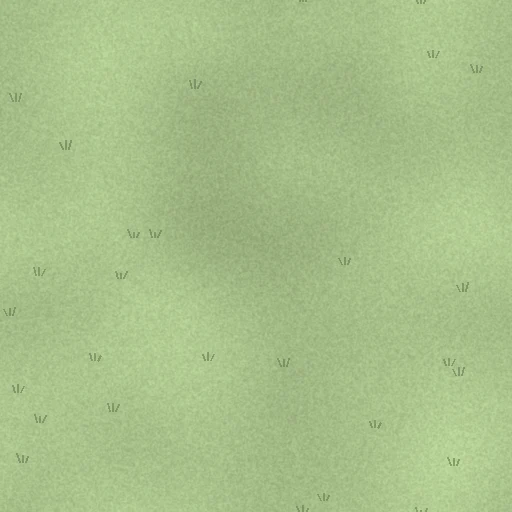
#> input picture app/src/assets/ink/ground/spring.webp, 512 x 512 px, found by its file name; its folder holds 4 pictures in this run
$ python ground_simple.py out.png
#> lines starting #> are read from the running program, lines starting #| are printed output that depends on the picture
import numpy as np, random, sys
from PIL import Image, ImageDraw, ImageFilter
G='/Users/brandoncf/Documents/code/thornwood/app/src/assets/ink/ground/'
OUT=sys.argv[1]; N=512
def tile_blur(a, r):
    f=np.fft.fftfreq(N); k=np.exp(-2*(np.pi*r)**2*(f[:,None]**2+f[None,:]**2))
    return np.real(np.fft.ifft2(np.fft.fft2(a.astype(np.float64))*k))
for s,tick in [('spring','grass'),('summer','grass'),('autumn','dot'),('winter','dot')]:
    old=np.asarray(Image.open(G+s+'.webp').convert('RGB').resize((N,N)),dtype=np.float32)
    base=np.median(old.reshape(-1,3),axis=0)
#> base = [168, 193, 138]
    rng=np.random.default_rng(7)
    mott=tile_blur((rng.random((N,N))*255).astype(np.uint8),40); mott=(mott-mott.mean())/mott.std()
    grain=tile_blur((rng.random((N,N))*255).astype(np.uint8),.7); grain=(grain-grain.mean())/grain.std()
    img=base[None,None,:]*(1+.035*mott[...,None]+.025*grain[...,None])
    img=Image.fromarray(np.clip(img,0,255).astype(np.uint8))
#> img: PIL image 512x512 RGB
    # sparse ink marks, drawn on a 3x3 canvas so they wrap
    ink=tuple(int(c*.62) for c in base)
#> ink = (104, 119, 85)
    big=Image.new('RGBA',(3*N,3*N)); d=ImageDraw.Draw(big); random.seed(3)
#> after `big = Image.new('RGBA', (3 * N, 3 * N))`: big: PIL image 1536x1536 RGBA; every value is 0
    for _ in range(26):
        x,y=random.uniform(0,N),random.uniform(0,N)
        for ox in (0,N,2*N):
            for oy in (0,N,2*N):
                X,Y=x+ox,y+oy
                if tick=='grass':
                    for k in (-1,0,1):
                        h=random.uniform(5,9); d.line([(X+k*3,Y),(X+k*3+k*2.5,Y-h)],fill=ink+(150,),width=2)
                else:
                    d.ellipse([X-1.6,Y-1.6,X+1.6,Y+1.6],fill=ink+(140,))
    marks=big.crop((N,N,2*N,2*N))
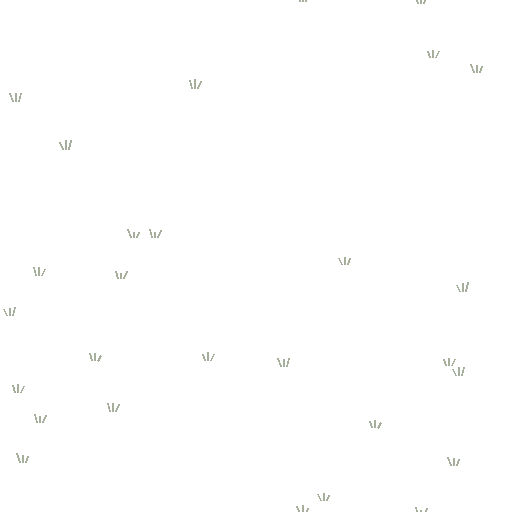
#> marks: PIL image 512x512 RGBA; mean R, G, B, A 0.5, 0.5, 0.4, 0.7; transparent parts drawn white
    img=img.convert('RGBA'); img.alpha_composite(marks)
    img.convert('RGB').save(f'{OUT}/{s}.webp',quality=88)
    print(s,base.astype(int))
#| spring [168 193 138]
#> pass 2 of the loop `for s,tick in [('spring','grass'),('summer','grass'),('autumn','dot'),..`:
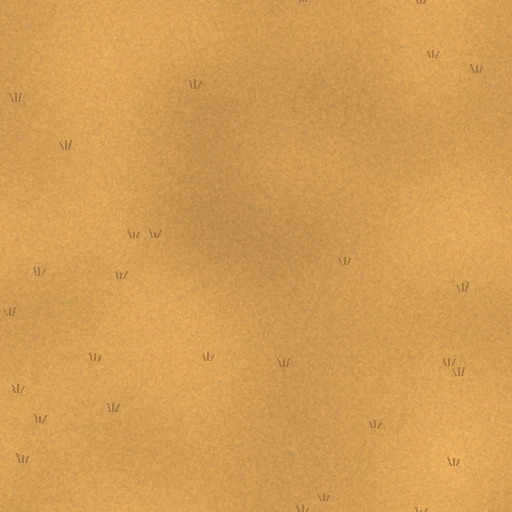
#> input picture app/src/assets/ink/ground/summer.webp, 512 x 512 px, found by its file name
#> base = [210, 158, 87]
#> ink = (130, 97, 53)
#> `marks=big.crop((N,N,2*N,2*N))`:
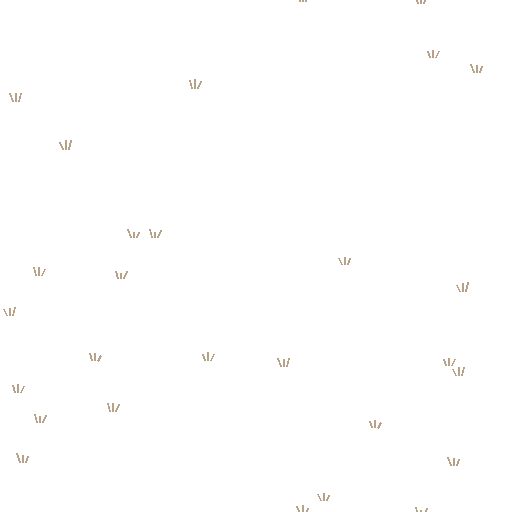
#> marks: PIL image 512x512 RGBA; mean R, G, B, A 0.6, 0.4, 0.2, 0.7; transparent parts drawn white
#| summer [210 158  87]
#> pass 3 of the loop `for s,tick in [('spring','grass'),('summer','grass'),('autumn','dot'),..`:
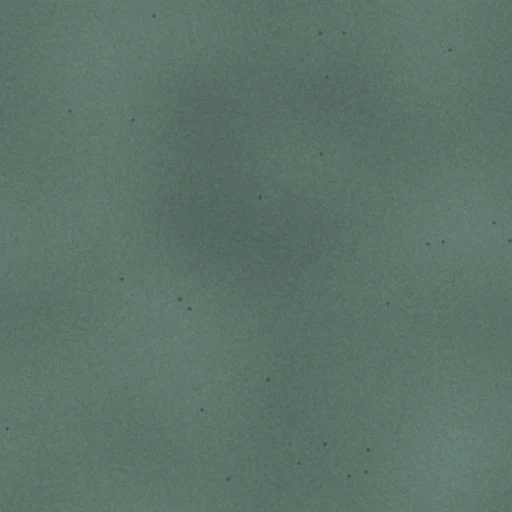
#> input picture app/src/assets/ink/ground/autumn.webp, 512 x 512 px, found by its file name
#> base = [92, 117, 105]
#> ink = (57, 72, 65)
#> `marks=big.crop((N,N,2*N,2*N))`:
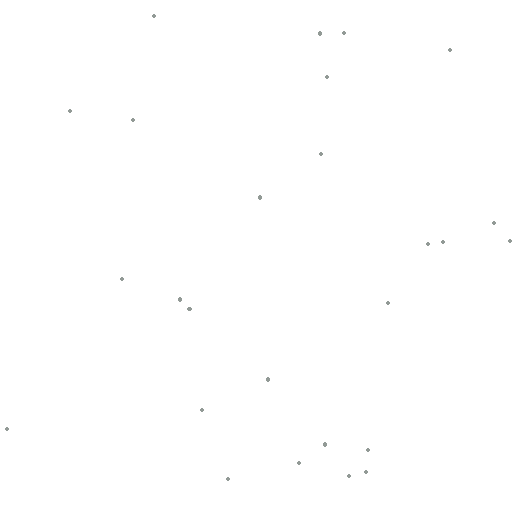
#> marks: PIL image 512x512 RGBA; mean R, G, B, A 0.1, 0.1, 0.1, 0.2; transparent parts drawn white
#| autumn [ 92 117 105]
#> the loop made 4 passes; the first 3 are shown
